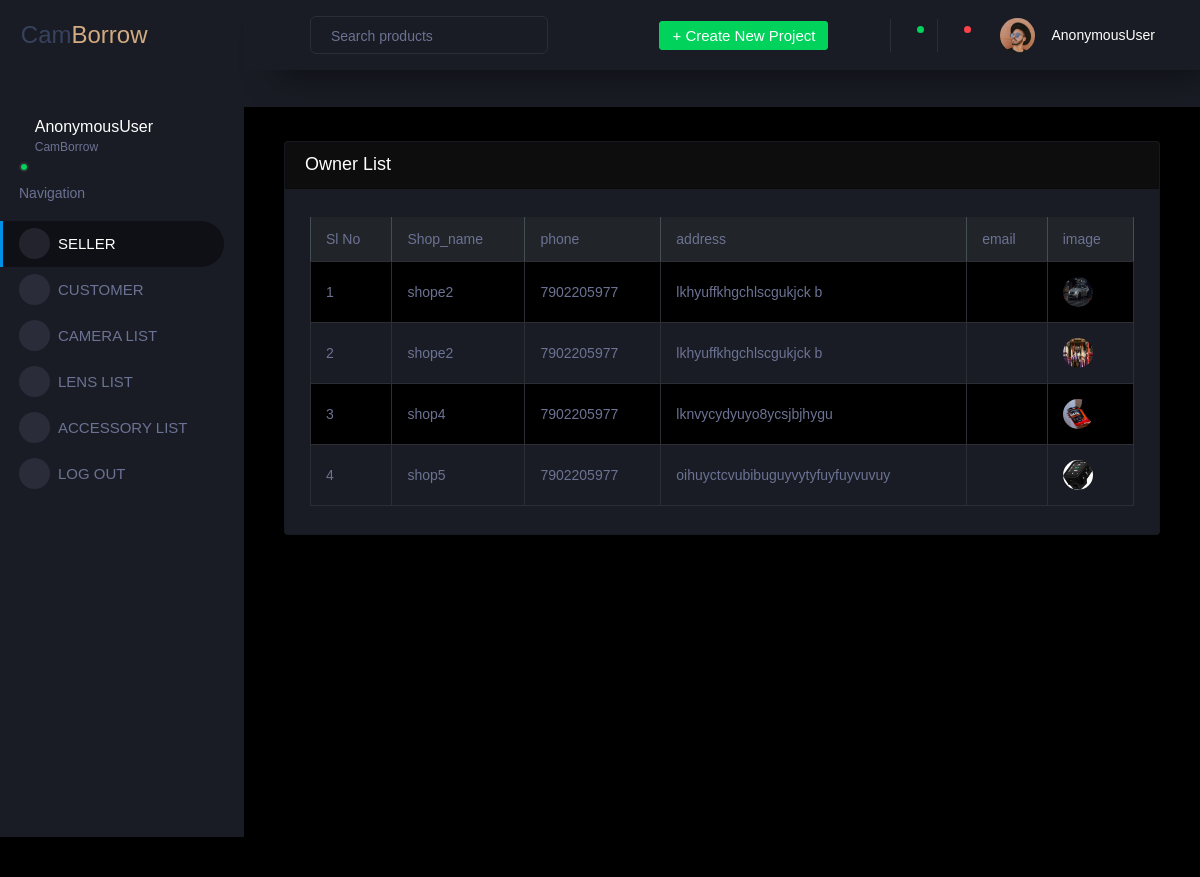
Page /seller_list_admin on the earlier database version.
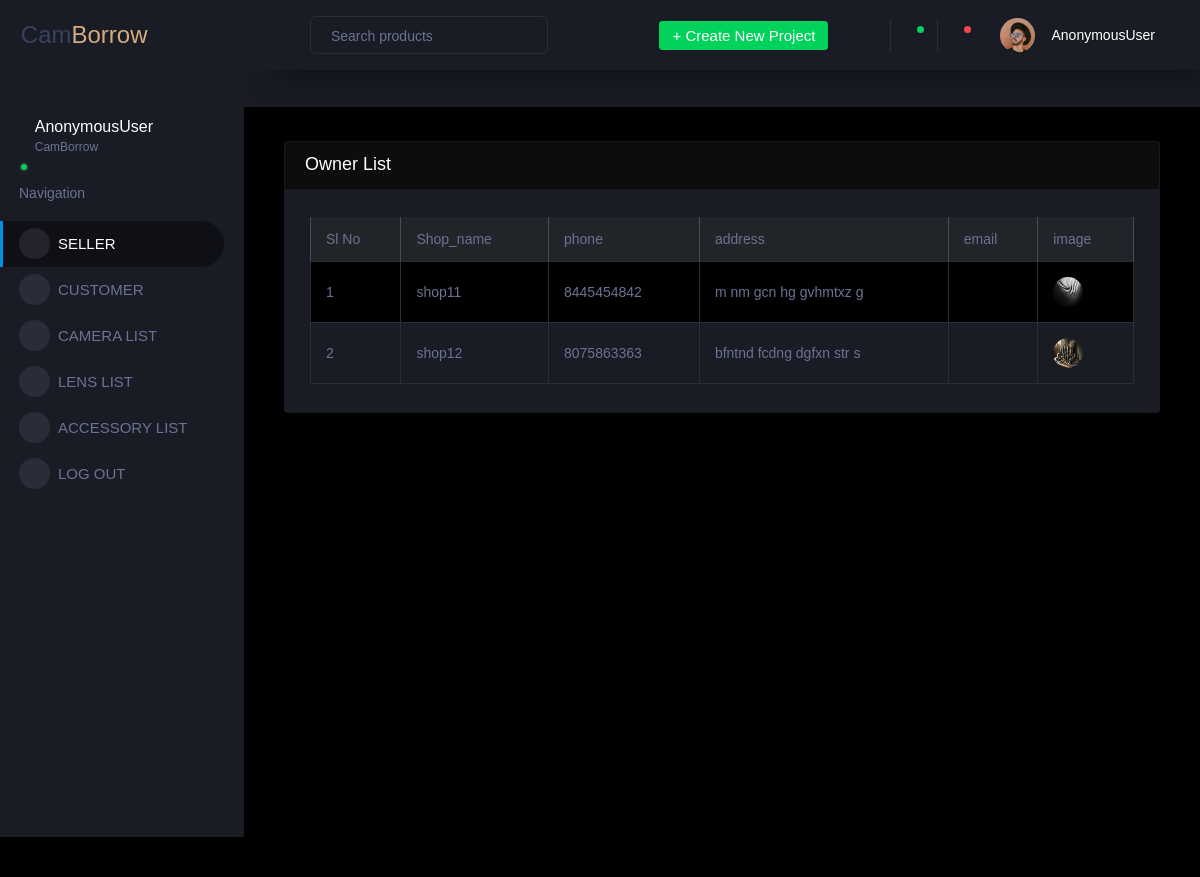
Same page on the later database version.
### cam_borrow/models.py (models this page shows)
class Seller(models.Model):
    seller_detail = models. OneToOneField("Login", on_delete=models.CASCADE)
    shop_name = models.CharField( max_length=100)
    phone =models.CharField( max_length=100)
    address =models.TextField()
    email = models.EmailField()
    id_proof = models.FileField(upload_to='documents/')

### cam_borrow/adminviews.py (the view)
# urls.py: path('seller_list_admin', adminviews.seller_list_admin, name='seller_list_admin'),
def seller_list_admin(request):
    data=Seller.objects.all()
    return render(request,'admin/seller_list.html',{'data':data})

### templates/admin/seller_list.html
{% extends "admin/adminbase.html" %}
{% load crispy_forms_tags %}
{% block content %}
<div class="container mt-4">
    <div class="card shadow">
        <div class="card-header bg-dark text-white">
            <h4 class="mb-0">Owner List</h4>
        </div>
        <div class="card-body">
            <div class="table-responsive">
                <table class="table table-bordered table-striped table-hover">
                    <thead class="table-dark">
                        <tr>
                            <th>Sl No</th>
                            <th>Shop_name</th>
                            <th>phone</th>
                            <th>address</th>
                            <th>email</th>
                            <th>image</th>
                        </tr>
                    </thead>
                    <tbody>
                        {% for k in data %}
                        <tr>
                            <td>{{ forloop.counter }}</td>
                            <td>{{ k.shop_name }}</td>
                            <td>{{ k.phone }}</td>
                            <td>{{ k.address }}</td>
                            <td>{{ k.email }}</td>
                            <td><img src="{{k.id_proof.url}}" height="100px" width="100px"></td>
                        </tr>
                        {% empty %}
                        <tr>
                            <td colspan="5" class="text-center text-danger">
                                No owners found
                            </td>
                        </tr>
                        {% endfor %}
                    </tbody>
                </table>
            </div>
        </div>
    </div>
</div>
{% endblock %}

Differences in the rows shown:
removed Seller: shop_name "shop4", phone "7902205977", address "lknvycydyuyo8ycsjbjhygu", id_proof (picture)
removed Seller: shop_name "shop5", phone "7902205977", address "oihuyctcvubibuguyvytyfuyfuyvuvuy", id_proof (picture)
changed Seller: shop_name "shope2" → "shop11"; phone "7902205977" → "8445454842"; address "lkhyuffkhgchlscgukjck b" → "m nm gcn hg gvhmtxz g"; id_proof: a different picture
changed Seller: shop_name "shope2" → "shop12"; phone "7902205977" → "8075863363"; address "lkhyuffkhgchlscgukjck b" → "bfntnd fcdng dgfxn str s"; id_proof: a different picture
